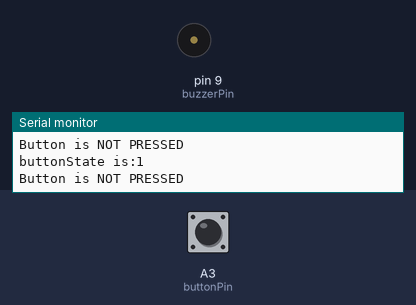
A sketch run on a simulated Arduino Uno, built with avr-gcc and run on an emulated ATmega328P. Shown: buzzer (waves = sounding), the last lines printed to the serial monitor. Inputs (shaded band) come from the test bench; at power-on: A3 (buttonPin) HIGH.

Above: at 1.2 s.
1.3 s: A3 (buttonPin) pulled LOW for 3.2 s
At 1.7 s:
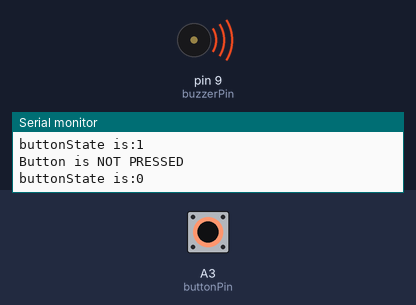
Timing chart, 0 to 6.6 s (numbered marks = the images above; inputs shaded):
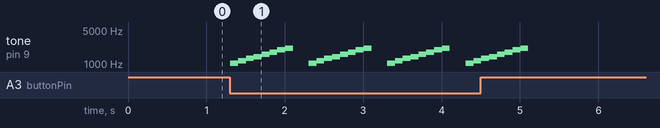

Measured:
- after the input at 1.3 s, tone on pin 9 (buzzerPin): silent → 1046 Hz at once, then repeats every 1.0 s: 1175 Hz 0.10 s, 1319 Hz 0.10 s, 1397 Hz 0.10 s, 1568 Hz 0.10 s, 1760 Hz 0.10 s, 1976 Hz 0.10 s, 2093 Hz 0.10 s, silent 0.20 s, 1046 Hz 0.10 s, until it stays silent from 5.1 s

The sketch:

BuzzerExampleCode.ino
```cpp
/******************************************************************************

LilyPad Buzzer Example
SparkFun Electronics

This example code shows how use a button (or alligator clips) to trigger sounds
with the LilyPad Buzzer.

Buzzer connections:
   * + pin to 5
   * - to -

Button connections:
   * + pin to A3
   * - to -


******************************************************************************/
// Pin the buzzer is attached to
int buzzerPin = 9;

// Pin the button is attached to
int buttonPin = A3;

// Variable to store the button's state
int buttonState = 0;

// Set a time in milliseconds for all delays
int delayTime = 100;

// Notes
const int C = 1046;
const int D = 1175;
const int E = 1319;
const int F = 1397;
const int G = 1568;
const int A = 1760;
const int B = 1976;
const int C1 = 2093;
const int D1 = 2349;

void setup()
{
    // Set the buzzer pin as an OUTPUT
    pinMode(buzzerPin, OUTPUT);
    //Set the button as INPUT
    pinMode(buttonPin, INPUT_PULLUP);
    // Initialize Serial, set the baud rate to 9600.
    Serial.begin(9600);

}

void loop()
{
  buttonState = digitalRead(buttonPin);
  // Display button press in Serial Monitor
    Serial.print("buttonState is:");
    Serial.println(buttonState);
  // Print the buttonState
  if (buttonState == LOW)
  {
    // Call a function named playSong()
    playSong();
    //Display button press in Serial Monitor
    Serial.println("Button is PRESSED");
  } else
    {
    noTone(buzzerPin);
    //Display button press in Serial Monitor
    Serial.println("Button is NOT PRESSED");
    }
    delay(delayTime);
}

void playSong()
{
  tone(buzzerPin, C);
  delay(delayTime);
  tone(buzzerPin, D);
  delay(delayTime);
  tone(buzzerPin, E);
  delay(delayTime);
  tone(buzzerPin, F);
  delay(delayTime);
  tone(buzzerPin, G);
  delay(delayTime);
  tone(buzzerPin, A);
  delay(delayTime);
  tone(buzzerPin, B);
  delay(delayTime);
  tone(buzzerPin, C1);
  delay(delayTime);
  // Use noTone() to shut off the buzzer and delay to create a 'rest'
  noTone(buzzerPin);
  delay(delayTime);
}
```
